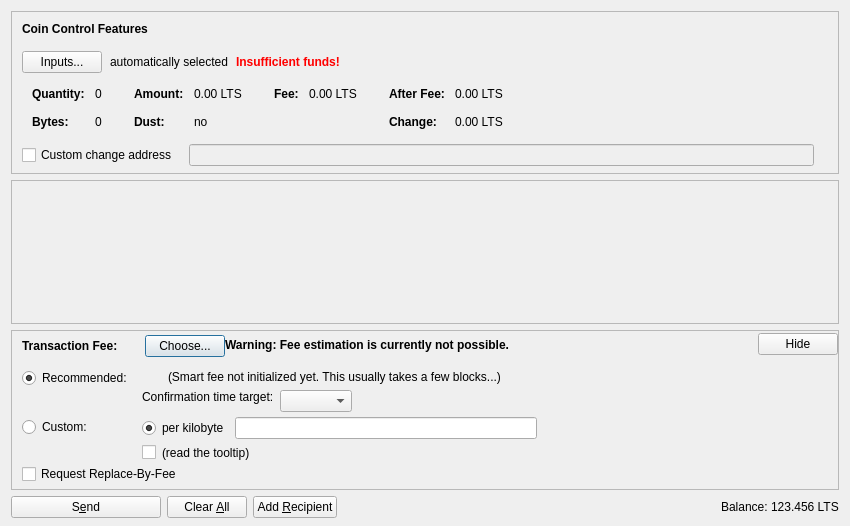
<?xml version="1.0" encoding="UTF-8"?>
<ui version="4.0">
 <class>SendCoinsDialog</class>
 <widget class="QDialog" name="SendCoinsDialog">
  <property name="geometry">
   <rect>
    <x>0</x>
    <y>0</y>
    <width>850</width>
    <height>526</height>
   </rect>
  </property>
  <property name="windowTitle">
   <string>Send Coins</string>
  </property>
  <layout class="QVBoxLayout" name="verticalLayout" stretch="0,1,0,0">
   <property name="bottomMargin">
    <number>8</number>
   </property>
   <item>
    <widget class="QFrame" name="frameCoinControl">
     <property name="sizePolicy">
      <sizepolicy hsizetype="Expanding" vsizetype="Expanding">
       <horstretch>0</horstretch>
       <verstretch>0</verstretch>
      </sizepolicy>
     </property>
     <property name="maximumSize">
      <size>
       <width>16777215</width>
       <height>16777215</height>
      </size>
     </property>
     <property name="frameShape">
      <enum>QFrame::StyledPanel</enum>
     </property>
     <property name="frameShadow">
      <enum>QFrame::Sunken</enum>
     </property>
     <layout class="QVBoxLayout" name="verticalLayoutCoinControl2">
      <property name="spacing">
       <number>0</number>
      </property>
      <property name="leftMargin">
       <number>0</number>
      </property>
      <property name="topMargin">
       <number>0</number>
      </property>
      <property name="rightMargin">
       <number>0</number>
      </property>
      <property name="bottomMargin">
       <number>6</number>
      </property>
      <item>
       <layout class="QVBoxLayout" name="verticalLayoutCoinControl" stretch="0,0,0,0,1">
        <property name="spacing">
         <number>0</number>
        </property>
        <property name="leftMargin">
         <number>10</number>
        </property>
        <property name="topMargin">
         <number>10</number>
        </property>
        <item>
         <layout class="QHBoxLayout" name="horizontalLayoutCoinControl1">
          <property name="bottomMargin">
           <number>15</number>
          </property>
          <item>
           <widget class="QLabel" name="labelCoinControlFeatures">
            <property name="sizePolicy">
             <sizepolicy hsizetype="Preferred" vsizetype="Maximum">
              <horstretch>0</horstretch>
              <verstretch>0</verstretch>
             </sizepolicy>
            </property>
            <property name="font">
             <font>
              <weight>75</weight>
              <bold>true</bold>
             </font>
            </property>
            <property name="styleSheet">
             <string notr="true">font-weight:bold;</string>
            </property>
            <property name="text">
             <string>Coin Control Features</string>
            </property>
           </widget>
          </item>
         </layout>
        </item>
        <item>
         <layout class="QHBoxLayout" name="horizontalLayoutCoinControl2" stretch="0,0,0,0">
          <property name="spacing">
           <number>8</number>
          </property>
          <property name="bottomMargin">
           <number>10</number>
          </property>
          <item>
           <widget class="QPushButton" name="pushButtonCoinControl">
            <property name="styleSheet">
             <string notr="true"/>
            </property>
            <property name="text">
             <string>Inputs...</string>
            </property>
            <property name="autoDefault">
             <bool>false</bool>
            </property>
           </widget>
          </item>
          <item>
           <widget class="QLabel" name="labelCoinControlAutomaticallySelected">
            <property name="text">
             <string>automatically selected</string>
            </property>
            <property name="margin">
             <number>5</number>
            </property>
           </widget>
          </item>
          <item>
           <widget class="QLabel" name="labelCoinControlInsuffFunds">
            <property name="font">
             <font>
              <weight>75</weight>
              <bold>true</bold>
             </font>
            </property>
            <property name="styleSheet">
             <string notr="true">color:red;font-weight:bold;</string>
            </property>
            <property name="text">
             <string>Insufficient funds!</string>
            </property>
            <property name="margin">
             <number>5</number>
            </property>
           </widget>
          </item>
          <item>
           <spacer name="horizontalSpacerCoinControl">
            <property name="orientation">
             <enum>Qt::Horizontal</enum>
            </property>
            <property name="sizeHint" stdset="0">
             <size>
              <width>40</width>
              <height>1</height>
             </size>
            </property>
           </spacer>
          </item>
         </layout>
        </item>
        <item>
         <widget class="QWidget" name="widgetCoinControl" native="true">
          <property name="sizePolicy">
           <sizepolicy hsizetype="Preferred" vsizetype="Preferred">
            <horstretch>0</horstretch>
            <verstretch>0</verstretch>
           </sizepolicy>
          </property>
          <property name="minimumSize">
           <size>
            <width>0</width>
            <height>0</height>
           </size>
          </property>
          <property name="styleSheet">
           <string notr="true"/>
          </property>
          <layout class="QHBoxLayout" name="horizontalLayoutCoinControl5">
           <property name="leftMargin">
            <number>0</number>
           </property>
           <property name="topMargin">
            <number>0</number>
           </property>
           <property name="rightMargin">
            <number>0</number>
           </property>
           <property name="bottomMargin">
            <number>0</number>
           </property>
           <item>
            <layout class="QHBoxLayout" name="horizontalLayoutCoinControl3" stretch="0,0,0,1">
             <property name="spacing">
              <number>20</number>
             </property>
             <property name="topMargin">
              <number>0</number>
             </property>
             <property name="bottomMargin">
              <number>10</number>
             </property>
             <item>
              <layout class="QFormLayout" name="formLayoutCoinControl1">
               <property name="horizontalSpacing">
                <number>10</number>
               </property>
               <property name="verticalSpacing">
                <number>14</number>
               </property>
               <property name="leftMargin">
                <number>10</number>
               </property>
               <property name="topMargin">
                <number>4</number>
               </property>
               <property name="rightMargin">
                <number>6</number>
               </property>
               <item row="0" column="0">
                <widget class="QLabel" name="labelCoinControlQuantityText">
                 <property name="font">
                  <font>
                   <weight>75</weight>
                   <bold>true</bold>
                  </font>
                 </property>
                 <property name="text">
                  <string>Quantity:</string>
                 </property>
                 <property name="margin">
                  <number>0</number>
                 </property>
                </widget>
               </item>
               <item row="0" column="1">
                <widget class="QLabel" name="labelCoinControlQuantity">
                 <property name="cursor">
                  <cursorShape>IBeamCursor</cursorShape>
                 </property>
                 <property name="contextMenuPolicy">
                  <enum>Qt::ActionsContextMenu</enum>
                 </property>
                 <property name="text">
                  <string notr="true">0</string>
                 </property>
                 <property name="margin">
                  <number>0</number>
                 </property>
                 <property name="textInteractionFlags">
                  <set>Qt::LinksAccessibleByMouse|Qt::TextSelectableByKeyboard|Qt::TextSelectableByMouse</set>
                 </property>
                </widget>
               </item>
               <item row="1" column="0">
                <widget class="QLabel" name="labelCoinControlBytesText">
                 <property name="font">
                  <font>
                   <weight>75</weight>
                   <bold>true</bold>
                  </font>
                 </property>
                 <property name="text">
                  <string>Bytes:</string>
                 </property>
                </widget>
               </item>
               <item row="1" column="1">
                <widget class="QLabel" name="labelCoinControlBytes">
                 <property name="cursor">
                  <cursorShape>IBeamCursor</cursorShape>
                 </property>
                 <property name="contextMenuPolicy">
                  <enum>Qt::ActionsContextMenu</enum>
                 </property>
                 <property name="text">
                  <string notr="true">0</string>
                 </property>
                 <property name="textInteractionFlags">
                  <set>Qt::LinksAccessibleByMouse|Qt::TextSelectableByKeyboard|Qt::TextSelectableByMouse</set>
                 </property>
                </widget>
               </item>
              </layout>
             </item>
             <item>
              <layout class="QFormLayout" name="formLayoutCoinControl2">
               <property name="horizontalSpacing">
                <number>10</number>
               </property>
               <property name="verticalSpacing">
                <number>14</number>
               </property>
               <property name="leftMargin">
                <number>6</number>
               </property>
               <property name="topMargin">
                <number>4</number>
               </property>
               <property name="rightMargin">
                <number>6</number>
               </property>
               <item row="0" column="0">
                <widget class="QLabel" name="labelCoinControlAmountText">
                 <property name="font">
                  <font>
                   <weight>75</weight>
                   <bold>true</bold>
                  </font>
                 </property>
                 <property name="text">
                  <string>Amount:</string>
                 </property>
                 <property name="margin">
                  <number>0</number>
                 </property>
                </widget>
               </item>
               <item row="0" column="1">
                <widget class="QLabel" name="labelCoinControlAmount">
                 <property name="cursor">
                  <cursorShape>IBeamCursor</cursorShape>
                 </property>
                 <property name="contextMenuPolicy">
                  <enum>Qt::ActionsContextMenu</enum>
                 </property>
                 <property name="text">
                  <string notr="true">0.00 LTS</string>
                 </property>
                 <property name="textInteractionFlags">
                  <set>Qt::LinksAccessibleByMouse|Qt::TextSelectableByKeyboard|Qt::TextSelectableByMouse</set>
                 </property>
                </widget>
               </item>
               <item row="1" column="0">
                <widget class="QLabel" name="labelCoinControlLowOutputText">
                 <property name="font">
                  <font>
                   <weight>75</weight>
                   <bold>true</bold>
                  </font>
                 </property>
                 <property name="text">
                  <string>Dust:</string>
                 </property>
                </widget>
               </item>
               <item row="1" column="1">
                <widget class="QLabel" name="labelCoinControlLowOutput">
                 <property name="cursor">
                  <cursorShape>IBeamCursor</cursorShape>
                 </property>
                 <property name="contextMenuPolicy">
                  <enum>Qt::ActionsContextMenu</enum>
                 </property>
                 <property name="text">
                  <string notr="true">no</string>
                 </property>
                 <property name="textInteractionFlags">
                  <set>Qt::LinksAccessibleByMouse|Qt::TextSelectableByKeyboard|Qt::TextSelectableByMouse</set>
                 </property>
                </widget>
               </item>
              </layout>
             </item>
             <item>
              <layout class="QFormLayout" name="formLayoutCoinControl3">
               <property name="horizontalSpacing">
                <number>10</number>
               </property>
               <property name="verticalSpacing">
                <number>14</number>
               </property>
               <property name="leftMargin">
                <number>6</number>
               </property>
               <property name="topMargin">
                <number>4</number>
               </property>
               <property name="rightMargin">
                <number>6</number>
               </property>
               <item row="0" column="0">
                <widget class="QLabel" name="labelCoinControlFeeText">
                 <property name="font">
                  <font>
                   <weight>75</weight>
                   <bold>true</bold>
                  </font>
                 </property>
                 <property name="text">
                  <string>Fee:</string>
                 </property>
                 <property name="margin">
                  <number>0</number>
                 </property>
                </widget>
               </item>
               <item row="0" column="1">
                <widget class="QLabel" name="labelCoinControlFee">
                 <property name="cursor">
                  <cursorShape>IBeamCursor</cursorShape>
                 </property>
                 <property name="contextMenuPolicy">
                  <enum>Qt::ActionsContextMenu</enum>
                 </property>
                 <property name="text">
                  <string notr="true">0.00 LTS</string>
                 </property>
                 <property name="textInteractionFlags">
                  <set>Qt::LinksAccessibleByMouse|Qt::TextSelectableByKeyboard|Qt::TextSelectableByMouse</set>
                 </property>
                </widget>
               </item>
              </layout>
             </item>
             <item>
              <layout class="QFormLayout" name="formLayoutCoinControl4">
               <property name="horizontalSpacing">
                <number>10</number>
               </property>
               <property name="verticalSpacing">
                <number>14</number>
               </property>
               <property name="leftMargin">
                <number>6</number>
               </property>
               <property name="topMargin">
                <number>4</number>
               </property>
               <property name="rightMargin">
                <number>6</number>
               </property>
               <item row="0" column="0">
                <widget class="QLabel" name="labelCoinControlAfterFeeText">
                 <property name="font">
                  <font>
                   <weight>75</weight>
                   <bold>true</bold>
                  </font>
                 </property>
                 <property name="text">
                  <string>After Fee:</string>
                 </property>
                 <property name="margin">
                  <number>0</number>
                 </property>
                </widget>
               </item>
               <item row="0" column="1">
                <widget class="QLabel" name="labelCoinControlAfterFee">
                 <property name="cursor">
                  <cursorShape>IBeamCursor</cursorShape>
                 </property>
                 <property name="contextMenuPolicy">
                  <enum>Qt::ActionsContextMenu</enum>
                 </property>
                 <property name="text">
                  <string notr="true">0.00 LTS</string>
                 </property>
                 <property name="textInteractionFlags">
                  <set>Qt::LinksAccessibleByMouse|Qt::TextSelectableByKeyboard|Qt::TextSelectableByMouse</set>
                 </property>
                </widget>
               </item>
               <item row="1" column="0">
                <widget class="QLabel" name="labelCoinControlChangeText">
                 <property name="font">
                  <font>
                   <weight>75</weight>
                   <bold>true</bold>
                  </font>
                 </property>
                 <property name="text">
                  <string>Change:</string>
                 </property>
                </widget>
               </item>
               <item row="1" column="1">
                <widget class="QLabel" name="labelCoinControlChange">
                 <property name="cursor">
                  <cursorShape>IBeamCursor</cursorShape>
                 </property>
                 <property name="contextMenuPolicy">
                  <enum>Qt::ActionsContextMenu</enum>
                 </property>
                 <property name="text">
                  <string notr="true">0.00 LTS</string>
                 </property>
                 <property name="textInteractionFlags">
                  <set>Qt::LinksAccessibleByMouse|Qt::TextSelectableByKeyboard|Qt::TextSelectableByMouse</set>
                 </property>
                </widget>
               </item>
              </layout>
             </item>
            </layout>
           </item>
          </layout>
         </widget>
        </item>
        <item>
         <layout class="QHBoxLayout" name="horizontalLayoutCoinControl4" stretch="0,0,0">
          <property name="spacing">
           <number>12</number>
          </property>
          <property name="sizeConstraint">
           <enum>QLayout::SetDefaultConstraint</enum>
          </property>
          <property name="topMargin">
           <number>5</number>
          </property>
          <property name="rightMargin">
           <number>5</number>
          </property>
          <item>
           <widget class="QCheckBox" name="checkBoxCoinControlChange">
            <property name="toolTip">
             <string>If this is activated, but the change address is empty or invalid, change will be sent to a newly generated address.</string>
            </property>
            <property name="text">
             <string>Custom change address</string>
            </property>
           </widget>
          </item>
          <item>
           <widget class="QValidatedLineEdit" name="lineEditCoinControlChange">
            <property name="enabled">
             <bool>false</bool>
            </property>
            <property name="sizePolicy">
             <sizepolicy hsizetype="Expanding" vsizetype="Fixed">
              <horstretch>0</horstretch>
              <verstretch>0</verstretch>
             </sizepolicy>
            </property>
           </widget>
          </item>
          <item>
           <widget class="QLabel" name="labelCoinControlChangeLabel">
            <property name="sizePolicy">
             <sizepolicy hsizetype="Preferred" vsizetype="Expanding">
              <horstretch>0</horstretch>
              <verstretch>0</verstretch>
             </sizepolicy>
            </property>
            <property name="minimumSize">
             <size>
              <width>0</width>
              <height>0</height>
             </size>
            </property>
            <property name="text">
             <string/>
            </property>
            <property name="margin">
             <number>3</number>
            </property>
           </widget>
          </item>
         </layout>
        </item>
        <item>
         <spacer name="verticalSpacerCoinControl">
          <property name="orientation">
           <enum>Qt::Vertical</enum>
          </property>
          <property name="sizeHint" stdset="0">
           <size>
            <width>800</width>
            <height>1</height>
           </size>
          </property>
         </spacer>
        </item>
       </layout>
      </item>
     </layout>
    </widget>
   </item>
   <item>
    <widget class="QScrollArea" name="scrollArea">
     <property name="widgetResizable">
      <bool>true</bool>
     </property>
     <widget class="QWidget" name="scrollAreaWidgetContents">
      <property name="geometry">
       <rect>
        <x>0</x>
        <y>0</y>
        <width>830</width>
        <height>104</height>
       </rect>
      </property>
      <layout class="QVBoxLayout" name="verticalLayout_2" stretch="0,1">
       <property name="leftMargin">
        <number>0</number>
       </property>
       <property name="topMargin">
        <number>0</number>
       </property>
       <property name="rightMargin">
        <number>0</number>
       </property>
       <property name="bottomMargin">
        <number>0</number>
       </property>
       <item>
        <layout class="QVBoxLayout" name="entries">
         <property name="spacing">
          <number>6</number>
         </property>
        </layout>
       </item>
       <item>
        <spacer name="verticalSpacer">
         <property name="orientation">
          <enum>Qt::Vertical</enum>
         </property>
         <property name="sizeHint" stdset="0">
          <size>
           <width>20</width>
           <height>40</height>
          </size>
         </property>
        </spacer>
       </item>
      </layout>
     </widget>
    </widget>
   </item>
   <item>
    <widget class="QFrame" name="frameFee">
     <property name="sizePolicy">
      <sizepolicy hsizetype="Expanding" vsizetype="Expanding">
       <horstretch>0</horstretch>
       <verstretch>0</verstretch>
      </sizepolicy>
     </property>
     <property name="maximumSize">
      <size>
       <width>16777215</width>
       <height>16777215</height>
      </size>
     </property>
     <property name="frameShape">
      <enum>QFrame::StyledPanel</enum>
     </property>
     <property name="frameShadow">
      <enum>QFrame::Sunken</enum>
     </property>
     <layout class="QVBoxLayout" name="verticalLayoutFee1">
      <property name="spacing">
       <number>0</number>
      </property>
      <property name="leftMargin">
       <number>0</number>
      </property>
      <property name="topMargin">
       <number>0</number>
      </property>
      <property name="rightMargin">
       <number>0</number>
      </property>
      <property name="bottomMargin">
       <number>0</number>
      </property>
      <item>
       <layout class="QVBoxLayout" name="verticalLayoutFee2" stretch="0,0,0">
        <property name="spacing">
         <number>0</number>
        </property>
        <property name="leftMargin">
         <number>10</number>
        </property>
        <property name="topMargin">
         <number>0</number>
        </property>
        <item>
         <layout class="QHBoxLayout" name="horizontalLayoutFee1">
          <property name="bottomMargin">
           <number>0</number>
          </property>
          <item>
           <layout class="QVBoxLayout" name="verticalLayoutFee7">
            <property name="spacing">
             <number>0</number>
            </property>
            <item>
             <spacer name="verticalSpacerSmartFee">
              <property name="orientation">
               <enum>Qt::Vertical</enum>
              </property>
              <property name="sizeType">
               <enum>QSizePolicy::Fixed</enum>
              </property>
              <property name="sizeHint" stdset="0">
               <size>
                <width>1</width>
                <height>4</height>
               </size>
              </property>
             </spacer>
            </item>
            <item>
             <layout class="QHBoxLayout" name="horizontalLayoutSmartFee">
              <property name="spacing">
               <number>10</number>
              </property>
              <item>
               <widget class="QLabel" name="labelFeeHeadline">
                <property name="sizePolicy">
                 <sizepolicy hsizetype="Preferred" vsizetype="Maximum">
                  <horstretch>0</horstretch>
                  <verstretch>0</verstretch>
                 </sizepolicy>
                </property>
                <property name="font">
                 <font>
                  <weight>75</weight>
                  <bold>true</bold>
                 </font>
                </property>
                <property name="styleSheet">
                 <string notr="true">font-weight:bold;</string>
                </property>
                <property name="text">
                 <string>Transaction Fee:</string>
                </property>
               </widget>
              </item>
              <item>
               <widget class="QLabel" name="labelFeeMinimized">
                <property name="text">
                 <string/>
                </property>
               </widget>
              </item>
              <item>
               <widget class="QPushButton" name="buttonChooseFee">
                <property name="text">
                 <string>Choose...</string>
                </property>
               </widget>
              </item>
             </layout>
            </item>
            <item>
             <spacer name="verticalSpacer_5">
              <property name="orientation">
               <enum>Qt::Vertical</enum>
              </property>
              <property name="sizeHint" stdset="0">
               <size>
                <width>1</width>
                <height>1</height>
               </size>
              </property>
             </spacer>
            </item>
           </layout>
          </item>
          <item>
           <widget class="QLabel" name="fallbackFeeWarningLabel">
            <property name="toolTip">
             <string>Using the fallbackfee can result in sending a transaction that will take several hours or days (or never) to confirm. Consider choosing your fee manually or wait until you have validated the complete chain.</string>
            </property>
            <property name="font">
            <font>
                <weight>75</weight>
                <bold>true</bold>
            </font>
            </property>
            <property name="text">
             <string>Warning: Fee estimation is currently not possible.</string>
            </property>
            <property name="wordWrap">
             <bool>false</bool>
            </property>
           </widget>
          </item>
          <item>
           <spacer name="horizontalSpacer_4">
            <property name="orientation">
             <enum>Qt::Horizontal</enum>
            </property>
            <property name="sizeType">
             <enum>QSizePolicy::MinimumExpanding</enum>
            </property>
            <property name="sizeHint" stdset="0">
             <size>
              <width>40</width>
              <height>20</height>
             </size>
            </property>
           </spacer>
          </item>
          <item>
           <widget class="QPushButton" name="buttonMinimizeFee">
            <property name="toolTip">
             <string>collapse fee-settings</string>
            </property>
            <property name="text">
             <string>Hide</string>
            </property>
           </widget>
          </item>
         </layout>
        </item>
        <item>
         <widget class="QFrame" name="frameFeeSelection">
          <layout class="QVBoxLayout" name="verticalLayoutFee12">
           <property name="spacing">
            <number>0</number>
           </property>
           <property name="leftMargin">
            <number>0</number>
           </property>
           <property name="topMargin">
            <number>0</number>
           </property>
           <property name="rightMargin">
            <number>0</number>
           </property>
           <property name="bottomMargin">
            <number>0</number>
           </property>
           <item>
            <layout class="QGridLayout" name="gridLayoutFee">
             <property name="topMargin">
              <number>10</number>
             </property>
             <property name="bottomMargin">
              <number>4</number>
             </property>
             <property name="horizontalSpacing">
              <number>10</number>
             </property>
             <property name="verticalSpacing">
              <number>4</number>
             </property>
             <item row="1" column="1">
              <layout class="QVBoxLayout" name="verticalLayoutFee8">
               <property name="spacing">
                <number>6</number>
               </property>
               <item>
                <layout class="QHBoxLayout" name="horizontalLayoutFee13">
                 <item>
                  <widget class="QRadioButton" name="radioCustomPerKilobyte">
                   <property name="toolTip">
                    <string>If the custom fee is set to 1000 satoshis and the transaction is only 250 bytes, then &quot;per kilobyte&quot; only pays 250 satoshis in fee, while &quot;total at least&quot; pays 1000 satoshis. For transactions bigger than a kilobyte both pay by kilobyte.</string>
                   </property>
                   <property name="text">
                    <string>per kilobyte</string>
                   </property>
                   <property name="checked">
                    <bool>true</bool>
                   </property>
                   <attribute name="buttonGroup">
                    <string notr="true">groupCustomFee</string>
                   </attribute>
                  </widget>
                 </item>
                 <item>
                  <widget class="BitcoinAmountField" name="customFee"/>
                 </item>
                 <item>
                  <spacer name="horizontalSpacer_6">
                   <property name="orientation">
                    <enum>Qt::Horizontal</enum>
                   </property>
                   <property name="sizeHint" stdset="0">
                    <size>
                     <width>1</width>
                     <height>1</height>
                    </size>
                   </property>
                  </spacer>
                 </item>
                </layout>
               </item>
               <item>
                <layout class="QHBoxLayout" name="horizontalLayoutFee8">
                 <item>
                  <widget class="QCheckBox" name="checkBoxMinimumFee">
                   <property name="toolTip">
                    <string>Paying only the minimum fee is just fine as long as there is less transaction volume than space in the blocks. But be aware that this can end up in a never confirming transaction once there is more demand for litecoin transactions than the network can process.</string>
                   </property>
                   <property name="text">
                    <string/>
                   </property>
                  </widget>
                 </item>
                 <item>
                  <widget class="QLabel" name="labelMinFeeWarning">
                   <property name="enabled">
                    <bool>true</bool>
                   </property>
                   <property name="toolTip">
                    <string>Paying only the minimum fee is just fine as long as there is less transaction volume than space in the blocks. But be aware that this can end up in a never confirming transaction once there is more demand for litecoin transactions than the network can process.</string>
                   </property>
                   <property name="text">
                    <string>(read the tooltip)</string>
                   </property>
                   <property name="margin">
                    <number>5</number>
                   </property>
                  </widget>
                 </item>
                 <item>
                  <spacer name="horizontalSpacer_2">
                   <property name="orientation">
                    <enum>Qt::Horizontal</enum>
                   </property>
                   <property name="sizeHint" stdset="0">
                    <size>
                     <width>1</width>
                     <height>1</height>
                    </size>
                   </property>
                  </spacer>
                 </item>
                </layout>
               </item>
              </layout>
             </item>
             <item row="0" column="0">
              <layout class="QVBoxLayout" name="verticalLayoutFee4" stretch="0,1">
               <item>
                <widget class="QRadioButton" name="radioSmartFee">
                 <property name="text">
                  <string>Recommended:</string>
                 </property>
                 <property name="checked">
                  <bool>true</bool>
                 </property>
                 <attribute name="buttonGroup">
                  <string notr="true">groupFee</string>
                 </attribute>
                </widget>
               </item>
               <item>
                <spacer name="verticalSpacer_2">
                 <property name="orientation">
                  <enum>Qt::Vertical</enum>
                 </property>
                 <property name="sizeHint" stdset="0">
                  <size>
                   <width>1</width>
                   <height>1</height>
                  </size>
                 </property>
                </spacer>
               </item>
              </layout>
             </item>
             <item row="1" column="0">
              <layout class="QVBoxLayout" name="verticalLayoutFee9" stretch="0,1">
               <item>
                <widget class="QRadioButton" name="radioCustomFee">
                 <property name="text">
                  <string>Custom:</string>
                 </property>
                 <attribute name="buttonGroup">
                  <string notr="true">groupFee</string>
                 </attribute>
                </widget>
               </item>
               <item>
                <spacer name="verticalSpacer_6">
                 <property name="orientation">
                  <enum>Qt::Vertical</enum>
                 </property>
                 <property name="sizeHint" stdset="0">
                  <size>
                   <width>1</width>
                   <height>1</height>
                  </size>
                 </property>
                </spacer>
               </item>
              </layout>
             </item>
             <item row="0" column="1">
              <layout class="QVBoxLayout" name="verticalLayoutFee3" stretch="0,0,1">
               <property name="spacing">
                <number>6</number>
               </property>
               <property name="topMargin">
                <number>2</number>
               </property>
               <item>
                <layout class="QHBoxLayout" name="horizontalLayoutFee12">
                 <item>
                  <widget class="QLabel" name="labelSmartFee">
                   <property name="text">
                    <string/>
                   </property>
                   <property name="margin">
                    <number>2</number>
                   </property>
                  </widget>
                 </item>
                 <item>
                  <widget class="QLabel" name="labelFeeEstimation">
                   <property name="text">
                    <string/>
                   </property>
                  </widget>
                 </item>
                 <item>
                  <widget class="QLabel" name="labelSmartFee2">
                   <property name="text">
                    <string>(Smart fee not initialized yet. This usually takes a few blocks...)</string>
                   </property>
                   <property name="margin">
                    <number>2</number>
                   </property>
                  </widget>
                 </item>
                 <item>
                  <spacer name="horizontalSpacer_5">
                   <property name="orientation">
                    <enum>Qt::Horizontal</enum>
                   </property>
                   <property name="sizeHint" stdset="0">
                    <size>
                     <width>1</width>
                     <height>1</height>
                    </size>
                   </property>
                  </spacer>
                 </item>
                </layout>
               </item>
               <item>
                <layout class="QHBoxLayout" name="horizontalLayoutFee9">
                 <item>
                  <layout class="QVBoxLayout" name="verticalLayoutFee6">
                   <item>
                    <widget class="QLabel" name="labelSmartFee3">
                     <property name="text">
                      <string>Confirmation time target:</string>
                     </property>
                     <property name="margin">
                      <number>2</number>
                     </property>
                    </widget>
                   </item>
                   <item>
                    <spacer name="verticalSpacer_3">
                     <property name="orientation">
                      <enum>Qt::Vertical</enum>
                     </property>
                     <property name="sizeHint" stdset="0">
                      <size>
                       <width>1</width>
                       <height>1</height>
                      </size>
                     </property>
                    </spacer>
                   </item>
                  </layout>
                 </item>
                 <item>
                  <layout class="QVBoxLayout" name="verticalLayoutFee5">
                   <property name="rightMargin">
                    <number>30</number>
                   </property>
                   <item>
                    <layout class="QHBoxLayout" name="horizontalLayoutConfTarget">
                     <property name="bottomMargin">
                      <number>0</number>
                     </property>
                     <item>
                      <widget class="QComboBox" name="confTargetSelector"/>
                     </item>
                     <item>
                      <spacer name="horizontalSpacerConfTarget">
                       <property name="orientation">
                        <enum>Qt::Horizontal</enum>
                       </property>
                       <property name="sizeHint" stdset="0">
                        <size>
                         <width>40</width>
                         <height>20</height>
                        </size>
                       </property>
                      </spacer>
                     </item>
                    </layout>
                   </item>
                  </layout>
                 </item>
                </layout>
               </item>
               <item>
                <spacer name="verticalSpacer_4">
                 <property name="orientation">
                  <enum>Qt::Vertical</enum>
                 </property>
                 <property name="sizeHint" stdset="0">
                  <size>
                   <width>1</width>
                   <height>1</height>
                  </size>
                 </property>
                </spacer>
               </item>
              </layout>
             </item>
            </layout>
           </item>
           <item>
            <widget class="QCheckBox" name="optInRBF">
             <property name="text">
              <string>Request Replace-By-Fee</string>
             </property>
             <property name="toolTip">
              <string>Indicates that the sender may wish to replace this transaction with a new one paying higher fees (prior to being confirmed).</string>
             </property>
            </widget>
           </item>
          </layout>
         </widget>
        </item>
        <item>
         <spacer name="verticalSpacerFee">
          <property name="orientation">
           <enum>Qt::Vertical</enum>
          </property>
          <property name="sizeHint" stdset="0">
           <size>
            <width>40</width>
            <height>5</height>
           </size>
          </property>
         </spacer>
        </item>
       </layout>
      </item>
     </layout>
    </widget>
   </item>
   <item>
    <layout class="QHBoxLayout" name="horizontalLayout">
     <item>
      <widget class="QPushButton" name="sendButton">
       <property name="minimumSize">
        <size>
         <width>150</width>
         <height>0</height>
        </size>
       </property>
       <property name="toolTip">
        <string>Confirm the send action</string>
       </property>
       <property name="text">
        <string>S&amp;end</string>
       </property>
       <property name="icon">
        <iconset resource="../bitcoin.qrc">
         <normaloff>:/icons/send</normaloff>:/icons/send</iconset>
       </property>
       <property name="autoDefault">
        <bool>false</bool>
       </property>
       <property name="default">
        <bool>false</bool>
       </property>
      </widget>
     </item>
     <item>
      <widget class="QPushButton" name="clearButton">
       <property name="sizePolicy">
        <sizepolicy hsizetype="Minimum" vsizetype="Fixed">
         <horstretch>0</horstretch>
         <verstretch>0</verstretch>
        </sizepolicy>
       </property>
       <property name="toolTip">
        <string>Clear all fields of the form.</string>
       </property>
       <property name="text">
        <string>Clear &amp;All</string>
       </property>
       <property name="icon">
        <iconset resource="../bitcoin.qrc">
         <normaloff>:/icons/remove</normaloff>:/icons/remove</iconset>
       </property>
       <property name="autoDefault">
        <bool>false</bool>
       </property>
      </widget>
     </item>
     <item>
      <widget class="QPushButton" name="addButton">
       <property name="toolTip">
        <string>Send to multiple recipients at once</string>
       </property>
       <property name="text">
        <string>Add &amp;Recipient</string>
       </property>
       <property name="icon">
        <iconset resource="../bitcoin.qrc">
         <normaloff>:/icons/add</normaloff>:/icons/add</iconset>
       </property>
       <property name="autoDefault">
        <bool>false</bool>
       </property>
      </widget>
     </item>
     <item>
      <spacer name="horizontalSpacer">
       <property name="orientation">
        <enum>Qt::Horizontal</enum>
       </property>
       <property name="sizeHint" stdset="0">
        <size>
         <width>40</width>
         <height>20</height>
        </size>
       </property>
      </spacer>
     </item>
     <item>
      <layout class="QHBoxLayout" name="horizontalLayout_2">
       <property name="spacing">
        <number>3</number>
       </property>
       <item>
        <widget class="QLabel" name="label">
         <property name="sizePolicy">
          <sizepolicy hsizetype="Preferred" vsizetype="Fixed">
           <horstretch>0</horstretch>
           <verstretch>0</verstretch>
          </sizepolicy>
         </property>
         <property name="text">
          <string>Balance:</string>
         </property>
        </widget>
       </item>
       <item>
        <widget class="QLabel" name="labelBalance">
         <property name="sizePolicy">
          <sizepolicy hsizetype="Preferred" vsizetype="Fixed">
           <horstretch>0</horstretch>
           <verstretch>0</verstretch>
          </sizepolicy>
         </property>
         <property name="cursor">
          <cursorShape>IBeamCursor</cursorShape>
         </property>
         <property name="text">
          <string notr="true">123.456 LTS</string>
         </property>
         <property name="textInteractionFlags">
          <set>Qt::LinksAccessibleByMouse|Qt::TextSelectableByKeyboard|Qt::TextSelectableByMouse</set>
         </property>
        </widget>
       </item>
      </layout>
     </item>
    </layout>
   </item>
  </layout>
 </widget>
 <customwidgets>
  <customwidget>
   <class>QValidatedLineEdit</class>
   <extends>QLineEdit</extends>
   <header>qvalidatedlineedit.h</header>
  </customwidget>
  <customwidget>
   <class>BitcoinAmountField</class>
   <extends>QLineEdit</extends>
   <header>bitcoinamountfield.h</header>
   <container>1</container>
  </customwidget>
 </customwidgets>
 <resources>
  <include location="../bitcoin.qrc"/>
 </resources>
 <connections/>
 <buttongroups>
  <buttongroup name="groupFee"/>
  <buttongroup name="groupCustomFee"/>
 </buttongroups>
</ui>
